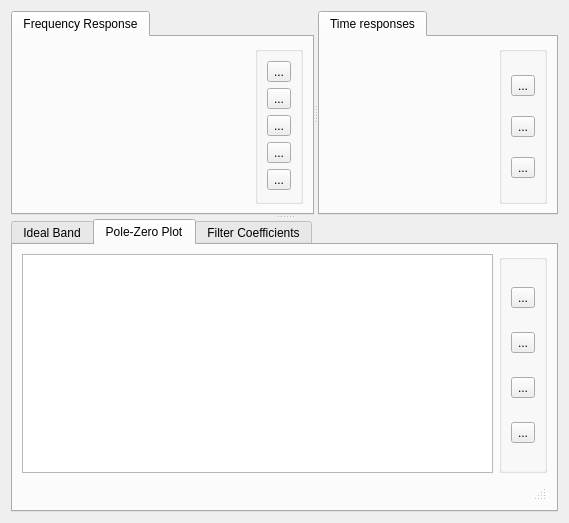
      <widget class="QWidget" name="modern">
       <property name="sizePolicy">
        <sizepolicy hsizetype="Preferred" vsizetype="Preferred">
         <horstretch>0</horstretch>
         <verstretch>0</verstretch>
        </sizepolicy>
       </property>
       <layout class="QHBoxLayout" name="horizontalLayout_5">
        <item>
         <widget class="QSplitter" name="splitter_3">
          <property name="sizePolicy">
           <sizepolicy hsizetype="Expanding" vsizetype="Preferred">
            <horstretch>0</horstretch>
            <verstretch>0</verstretch>
           </sizepolicy>
          </property>
          <property name="orientation">
           <enum>Qt::Vertical</enum>
          </property>
          <widget class="QSplitter" name="splitter_2">
           <property name="orientation">
            <enum>Qt::Horizontal</enum>
           </property>
           <widget class="QTabWidget" name="mfreqTabgroup">
            <property name="currentIndex">
             <number>0</number>
            </property>
            <property name="tabsClosable">
             <bool>false</bool>
            </property>
            <widget class="QWidget" name="mfreqTab">
             <property name="sizePolicy">
              <sizepolicy hsizetype="Expanding" vsizetype="Expanding">
               <horstretch>0</horstretch>
               <verstretch>0</verstretch>
              </sizepolicy>
             </property>
             <attribute name="title">
              <string>Frequency Response</string>
             </attribute>
             <layout class="QHBoxLayout" name="horizontalLayout_2">
              <item>
               <widget class="QwtPlot" name="mfreqPlot">
                <property name="sizePolicy">
                 <sizepolicy hsizetype="Expanding" vsizetype="Expanding">
                  <horstretch>0</horstretch>
                  <verstretch>0</verstretch>
                 </sizepolicy>
                </property>
               </widget>
              </item>
              <item>
               <widget class="QGroupBox" name="mfgroupBox">
                <property name="cursor">
                 <cursorShape>ArrowCursor</cursorShape>
                </property>
                <property name="title">
                 <string/>
                </property>
                <property name="flat">
                 <bool>false</bool>
                </property>
                <property name="checkable">
                 <bool>false</bool>
                </property>
                <layout class="QVBoxLayout" name="verticalLayout_2">
                 <item>
                  <widget class="QToolButton" name="mfmagPush">
                   <property name="toolTip">
                    <string>Magnitude Response</string>
                   </property>
                   <property name="text">
                    <string>...</string>
                   </property>
                   <property name="icon">
                    <iconset resource="icons.qrc">
                     <normaloff>:/icons/mag_response.svg</normaloff>:/icons/mag_response.svg</iconset>
                   </property>
                   <property name="iconSize">
                    <size>
                     <width>16</width>
                     <height>16</height>
                    </size>
                   </property>
                   <property name="checkable">
                    <bool>false</bool>
                   </property>
                  </widget>
                 </item>
                 <item>
                  <widget class="QToolButton" name="mfphasePush">
                   <property name="toolTip">
                    <string>Phase Response</string>
                   </property>
                   <property name="text">
                    <string>...</string>
                   </property>
                   <property name="icon">
                    <iconset resource="icons.qrc">
                     <normaloff>:/icons/phase_response.svg</normaloff>:/icons/phase_response.svg</iconset>
                   </property>
                   <property name="iconSize">
                    <size>
                     <width>16</width>
                     <height>16</height>
                    </size>
                   </property>
                   <property name="checkable">
                    <bool>false</bool>
                   </property>
                  </widget>
                 </item>
                 <item>
                  <widget class="QToolButton" name="mfgpdlyPush">
                   <property name="toolTip">
                    <string>Group Delay</string>
                   </property>
                   <property name="text">
                    <string>...</string>
                   </property>
                   <property name="icon">
                    <iconset resource="icons.qrc">
                     <normaloff>:/icons/group_delay.svg</normaloff>:/icons/group_delay.svg</iconset>
                   </property>
                   <property name="iconSize">
                    <size>
                     <width>16</width>
                     <height>16</height>
                    </size>
                   </property>
                   <property name="checkable">
                    <bool>false</bool>
                   </property>
                  </widget>
                 </item>
                 <item>
                  <widget class="QToolButton" name="mfphdlyPush">
                   <property name="toolTip">
                    <string>Phase Delay</string>
                   </property>
                   <property name="text">
                    <string>...</string>
                   </property>
                   <property name="icon">
                    <iconset resource="icons.qrc">
                     <normaloff>:/icons/phase_delay.svg</normaloff>:/icons/phase_delay.svg</iconset>
                   </property>
                   <property name="iconSize">
                    <size>
                     <width>16</width>
                     <height>16</height>
                    </size>
                   </property>
                   <property name="checkable">
                    <bool>false</bool>
                   </property>
                  </widget>
                 </item>
                 <item>
                  <widget class="QToolButton" name="mfoverlayPush">
                   <property name="toolTip">
                    <string>Overlay</string>
                   </property>
                   <property name="text">
                    <string>...</string>
                   </property>
                   <property name="icon">
                    <iconset resource="icons.qrc">
                     <normaloff>:/icons/overlay.svg</normaloff>:/icons/overlay.svg</iconset>
                   </property>
                   <property name="iconSize">
                    <size>
                     <width>16</width>
                     <height>16</height>
                    </size>
                   </property>
                   <property name="checkable">
                    <bool>true</bool>
                   </property>
                  </widget>
                 </item>
                </layout>
               </widget>
              </item>
             </layout>
            </widget>
           </widget>
           <widget class="QTabWidget" name="mtimeTabgroup">
            <widget class="QWidget" name="mtimeTab">
             <property name="sizePolicy">
              <sizepolicy hsizetype="Expanding" vsizetype="Expanding">
               <horstretch>0</horstretch>
               <verstretch>0</verstretch>
              </sizepolicy>
             </property>
             <attribute name="title">
              <string>Time responses</string>
             </attribute>
             <layout class="QHBoxLayout" name="horizontalLayout_3">
              <item>
               <widget class="QwtPlot" name="mtimePlot">
                <property name="sizePolicy">
                 <sizepolicy hsizetype="Expanding" vsizetype="Expanding">
                  <horstretch>0</horstretch>
                  <verstretch>0</verstretch>
                 </sizepolicy>
                </property>
               </widget>
              </item>
              <item>
               <widget class="QGroupBox" name="mtgroupBox">
                <property name="cursor">
                 <cursorShape>ArrowCursor</cursorShape>
                </property>
                <property name="title">
                 <string/>
                </property>
                <property name="flat">
                 <bool>false</bool>
                </property>
                <property name="checkable">
                 <bool>false</bool>
                </property>
                <layout class="QVBoxLayout" name="verticalLayout_5">
                 <item>
                  <widget class="QToolButton" name="mttapsPush">
                   <property name="toolTip">
                    <string>Filter Taps</string>
                   </property>
                   <property name="text">
                    <string>...</string>
                   </property>
                   <property name="icon">
                    <iconset resource="icons.qrc">
                     <normaloff>:/icons/filtr_taps.svg</normaloff>:/icons/filtr_taps.svg</iconset>
                   </property>
                   <property name="iconSize">
                    <size>
                     <width>16</width>
                     <height>16</height>
                    </size>
                   </property>
                   <property name="checkable">
                    <bool>false</bool>
                   </property>
                  </widget>
                 </item>
                 <item>
                  <widget class="QToolButton" name="mtstepPush">
                   <property name="toolTip">
                    <string>Step Response</string>
                   </property>
                   <property name="text">
                    <string>...</string>
                   </property>
                   <property name="icon">
                    <iconset resource="icons.qrc">
                     <normaloff>:/icons/step_response.svg</normaloff>:/icons/step_response.svg</iconset>
                   </property>
                   <property name="iconSize">
                    <size>
                     <width>16</width>
                     <height>16</height>
                    </size>
                   </property>
                   <property name="checkable">
                    <bool>false</bool>
                   </property>
                  </widget>
                 </item>
                 <item>
                  <widget class="QToolButton" name="mtimpPush">
                   <property name="toolTip">
                    <string>Impulse Response</string>
                   </property>
                   <property name="text">
                    <string>...</string>
                   </property>
                   <property name="icon">
                    <iconset resource="icons.qrc">
                     <normaloff>:/icons/impulse.svg</normaloff>:/icons/impulse.svg</iconset>
                   </property>
                   <property name="iconSize">
                    <size>
                     <width>16</width>
                     <height>16</height>
                    </size>
                   </property>
                   <property name="checkable">
                    <bool>false</bool>
                   </property>
                  </widget>
                 </item>
                </layout>
               </widget>
              </item>
             </layout>
            </widget>
           </widget>
          </widget>
          <widget class="QTabWidget" name="mfilterspecView">
           <property name="sizePolicy">
            <sizepolicy hsizetype="Expanding" vsizetype="Expanding">
             <horstretch>0</horstretch>
             <verstretch>0</verstretch>
            </sizepolicy>
           </property>
           <property name="minimumSize">
            <size>
             <width>0</width>
             <height>100</height>
            </size>
           </property>
           <property name="baseSize">
            <size>
             <width>0</width>
             <height>100</height>
            </size>
           </property>
           <property name="currentIndex">
            <number>1</number>
           </property>
           <property name="documentMode">
            <bool>false</bool>
           </property>
           <property name="tabsClosable">
            <bool>false</bool>
           </property>
           <widget class="QWidget" name="mbandDiagram">
            <property name="sizePolicy">
             <sizepolicy hsizetype="Preferred" vsizetype="Preferred">
              <horstretch>0</horstretch>
              <verstretch>0</verstretch>
             </sizepolicy>
            </property>
            <attribute name="title">
             <string>Ideal Band</string>
            </attribute>
            <layout class="QHBoxLayout" name="horizontalLayout_15">
             <item>
              <widget class="BandGraphicsView" name="mbandView">
               <property name="sizePolicy">
                <sizepolicy hsizetype="Preferred" vsizetype="Preferred">
                 <horstretch>0</horstretch>
                 <verstretch>1</verstretch>
                </sizepolicy>
               </property>
               <property name="minimumSize">
                <size>
                 <width>525</width>
                 <height>249</height>
                </size>
               </property>
              </widget>
             </item>
            </layout>
           </widget>
           <widget class="QWidget" name="mpoleZero">
            <property name="autoFillBackground">
             <bool>false</bool>
            </property>
            <attribute name="title">
             <string>Pole-Zero Plot</string>
            </attribute>
            <layout class="QGridLayout" name="gridLayout_3">
             <item row="0" column="0">
              <widget class="PzPlot" name="mpzPlot">
               <property name="sizePolicy">
                <sizepolicy hsizetype="Expanding" vsizetype="Expanding">
                 <horstretch>0</horstretch>
                 <verstretch>0</verstretch>
                </sizepolicy>
               </property>
              </widget>
             </item>
             <item row="0" column="1">
              <widget class="QGroupBox" name="mpzgroupBox">
               <property name="cursor">
                <cursorShape>ArrowCursor</cursorShape>
               </property>
               <property name="title">
                <string/>
               </property>
               <property name="flat">
                <bool>false</bool>
               </property>
               <property name="checkable">
                <bool>false</bool>
               </property>
               <layout class="QVBoxLayout" name="verticalLayout_4">
                <item>
                 <widget class="QToolButton" name="maddzeroPush">
                  <property name="toolTip">
                   <string>Add zero</string>
                  </property>
                  <property name="text">
                   <string>...</string>
                  </property>
                  <property name="icon">
                   <iconset resource="icons.qrc">
                    <normaloff>:/icons/add_zero.svg</normaloff>:/icons/add_zero.svg</iconset>
                  </property>
                  <property name="checkable">
                   <bool>true</bool>
                  </property>
                 </widget>
                </item>
                <item>
                 <widget class="QToolButton" name="maddpolePush">
                  <property name="toolTip">
                   <string>Add pole</string>
                  </property>
                  <property name="text">
                   <string>...</string>
                  </property>
                  <property name="icon">
                   <iconset resource="icons.qrc">
                    <normaloff>:/icons/add_pole.svg</normaloff>:/icons/add_pole.svg</iconset>
                  </property>
                  <property name="checkable">
                   <bool>true</bool>
                  </property>
                 </widget>
                </item>
                <item>
                 <widget class="QToolButton" name="mdelPush">
                  <property name="toolTip">
                   <string>Delete pole/zero</string>
                  </property>
                  <property name="text">
                   <string>...</string>
                  </property>
                  <property name="icon">
                   <iconset resource="icons.qrc">
                    <normaloff>:/icons/remove_red.svg</normaloff>:/icons/remove_red.svg</iconset>
                  </property>
                  <property name="checkable">
                   <bool>true</bool>
                  </property>
                 </widget>
                </item>
                <item>
                 <widget class="QToolButton" name="mconjPush">
                  <property name="toolTip">
                   <string>Conjugate</string>
                  </property>
                  <property name="text">
                   <string>...</string>
                  </property>
                  <property name="icon">
                   <iconset resource="icons.qrc">
                    <normaloff>:/icons/conjugate.svg</normaloff>:/icons/conjugate.svg</iconset>
                  </property>
                  <property name="iconSize">
                   <size>
                    <width>16</width>
                    <height>16</height>
                   </size>
                  </property>
                  <property name="checkable">
                   <bool>true</bool>
                  </property>
                 </widget>
                </item>
               </layout>
              </widget>
             </item>
             <item row="1" column="0" colspan="2">
              <widget class="QStatusBar" name="mpzstatusBar"/>
             </item>
            </layout>
           </widget>
           <widget class="QWidget" name="mfcTab">
            <attribute name="title">
             <string>Filter Coefficients</string>
            </attribute>
            <layout class="QHBoxLayout" name="horizontalLayout_4">
             <item>
              <widget class="QTextBrowser" name="mfilterCoeff"/>
             </item>
            </layout>
           </widget>
          </widget>
         </widget>
        </item>
       </layout>
      </widget>
